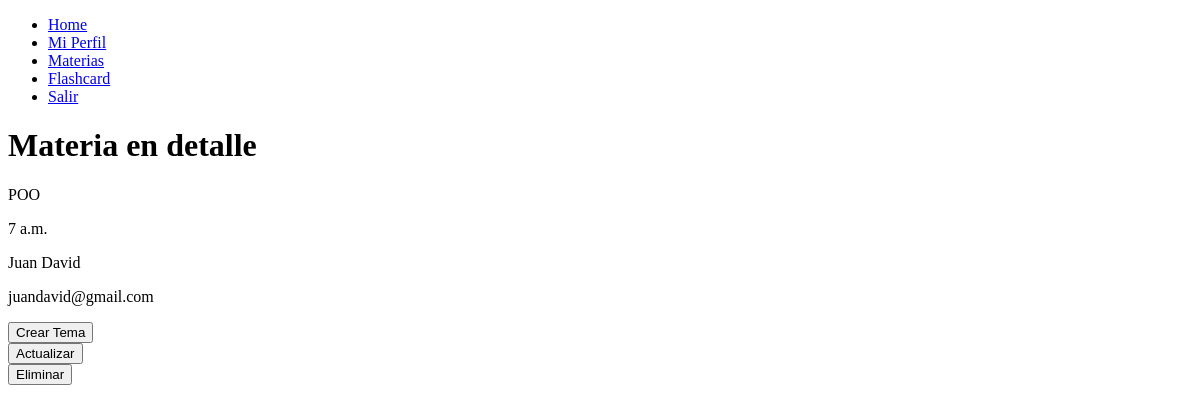
Page /materia_detail/11 (signed in) on the earlier database version.
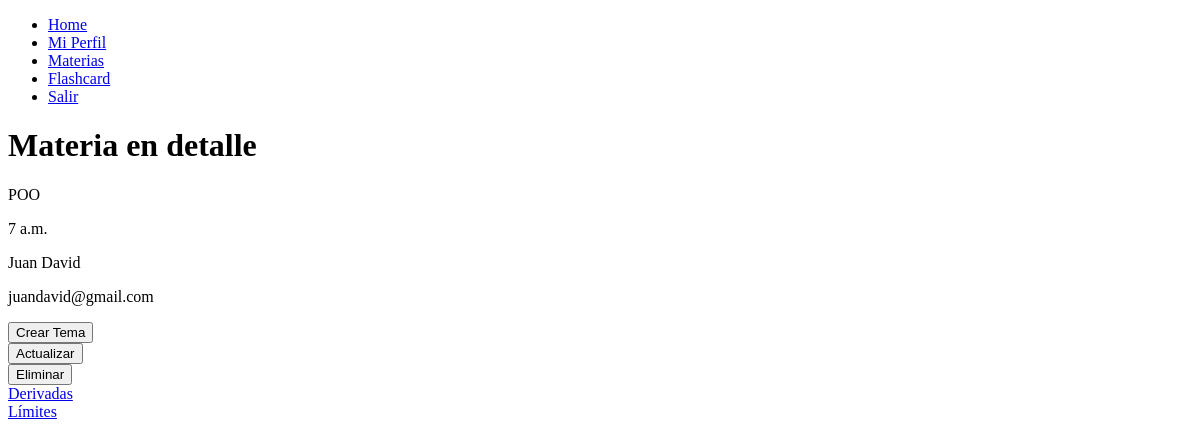
Same page on the later database version.
### MAIN/models.py (models this page shows, shortened)
class Seccion(models.Model):
    user = models.ForeignKey(User, on_delete = models.CASCADE, null = True)
    name = models.CharField(max_length = 30, blank = False)
    materia = models.ForeignKey(Materia, on_delete = models.CASCADE)

### MAIN/views.py (the view)
# urls.py: path('materia_detail/<int:materia_id>',views.materia_detail, name = 'materia_detail'),
@login_required
def materia_detail(request, materia_id):
        materia = get_object_or_404(Materia, pk=materia_id,user=request.user)
        form=newMateria(instance=materia)
        seccion = list(Seccion.objects.filter(user= request.user, materia=materia_id))
        return render(request, 'materia_detail.html', {
            'materia' : materia,
            'form':form,
            'seccions' : seccion
        })

### MAIN/Templates/materia_detail.html (shortened to what this page needs)
{% extends 'navegacion.html' %}
{% block content %}
<h1> Materia en detalle </h1>
<p> {{materia.name}} </p>
<p> {{materia.hora}} </p>
<p> {{materia.profesor}} </p>
<p> {{materia.profesor_email}} </p>
<form action = {% url 'crearSeccion' materia.id %}>
    <button>
        Crear Tema
    </button>
</form>
<form action = {% url 'cambiarMateria' materia.id %}>
    <button>
        Actualizar
    </button>
</form>
<form action = {% url 'eliminarMateria' materia.id %} , method="POST">
    <button>
        Eliminar
    </button>
</form>
<div>
    <a href={% url 'crearSeccion' materia.id %}>
        {% for seccion in seccions %}
    <div>
        <a href={% url 'seccion_detail' seccion.id %}>
            {{seccion.name}}
        </a>
    </div>
</div>
{% endfor %}
{% endblock %}

Differences in the rows shown:
added Seccion: name "Derivadas"
added Seccion: name "Límites"
